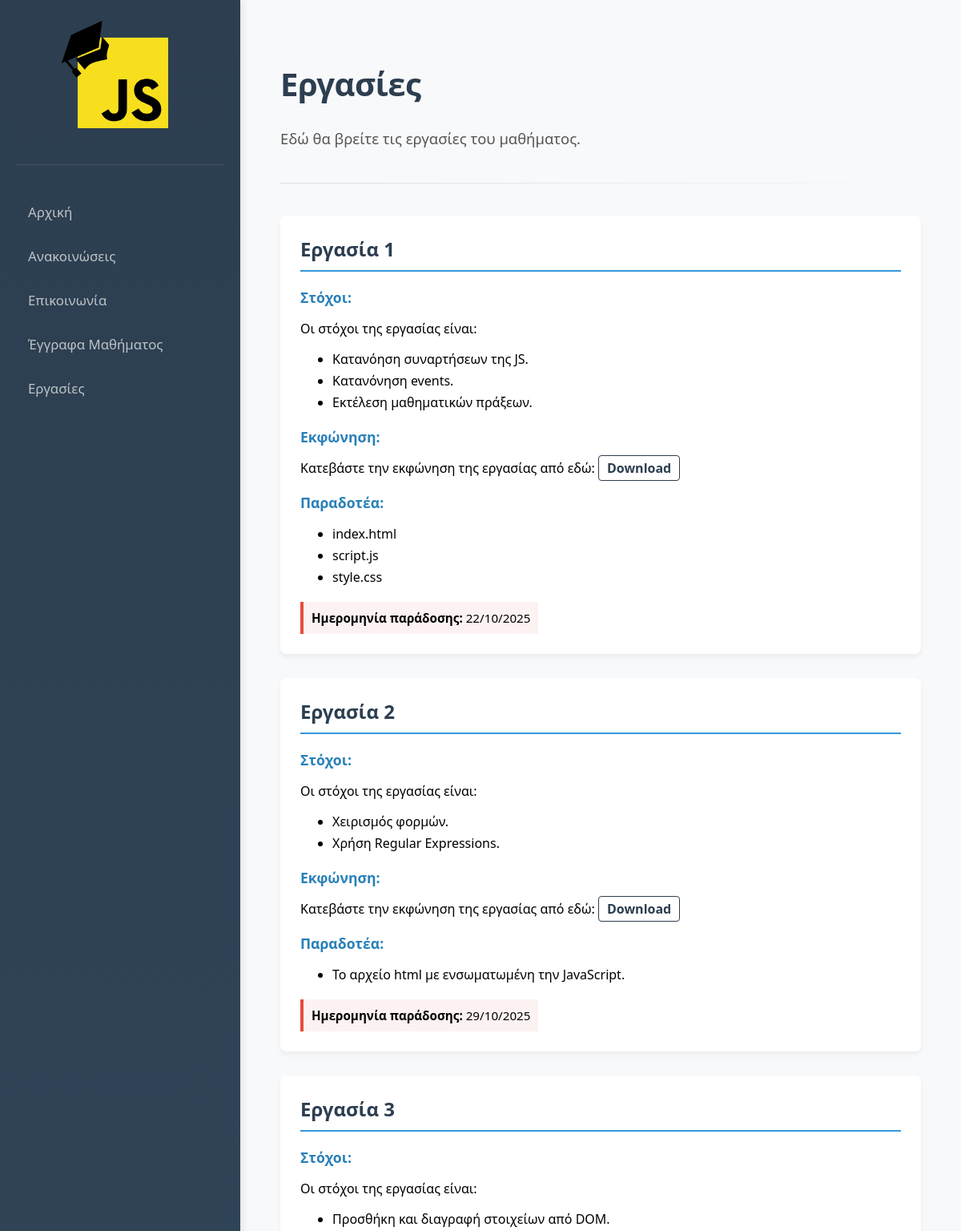
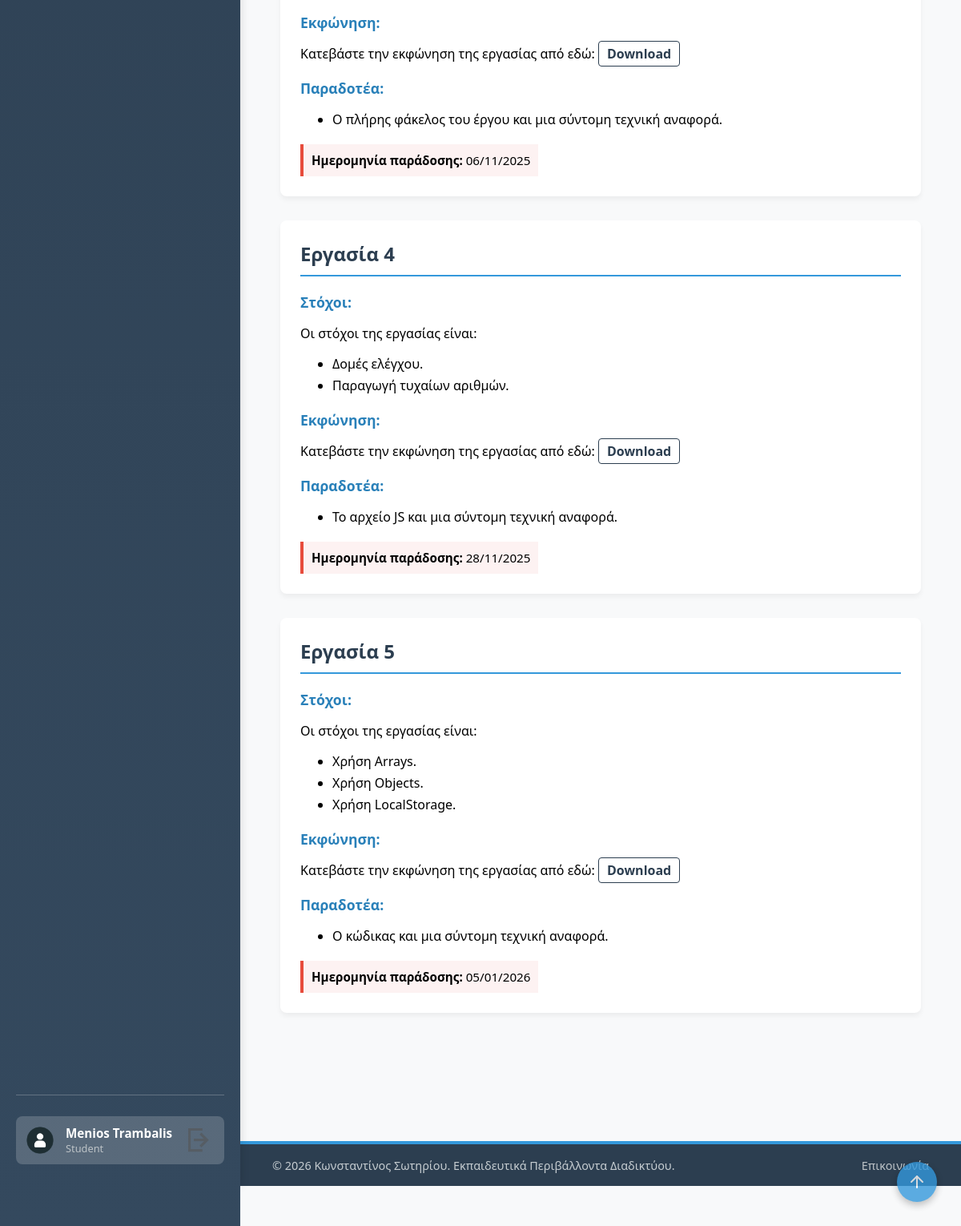
/frontend/src/pages/homework.php (signed in), run on the app's committed database (2 pictures, top to bottom).
### tables this page shows
CREATE TABLE `homework` (
  `id` int(11) NOT NULL,
  `goals` text NOT NULL,
  `filename` varchar(255) NOT NULL,
  `deliverables` text NOT NULL,
  `due_date` date NOT NULL,
  `posted_at` datetime DEFAULT current_timestamp()
);

### backend/services/homeworkService.php (called while the page is built, shortened)
<?php
function getHomework($conn) {
    $homeworks = [];
    $sql = "SELECT * FROM homework ORDER BY due_date ASC";
    $result = $conn->query($sql);
    if ($result && $result->num_rows > 0) {
        while ($row = $result->fetch_assoc()) {
            $homeworks[] = $row;
        }
    }
    return $homeworks;
}

### frontend/src/pages/homework.php (the view, shortened to what this page needs)
<?php
require_once '../../../backend/services/homeworkService.php';
$homeworkList = getHomework($conn);
?>
<!DOCTYPE html>
<html lang="el">
<head>
    <link rel="stylesheet" href="../../style/homework.css?v=3">
    <link rel="stylesheet" href="../../style/index.css">
    <link rel="stylesheet" href="../../style/sidebar.css">
    <link rel="stylesheet" href="../../style/footer.css">
</head>
<body>
<div id="sidebar-container">
</div>
<div class="homework_main-layout">
    <main class="homework_content">
        <h1 id="top">Εργασίες</h1>
        <p class="homework_intro">
            Εδώ θα βρείτε τις εργασίες του μαθήματος.
        </p>
        <hr class="homework_divider">
        <?php if (empty($homeworkList)): ?>
            <p>Δεν υπάρχουν αναρτημένες εργασίες.</p>
        <?php else: ?>
            <?php foreach ($homeworkList as $hw): ?>
                <article class="homework-item">
                    <h2>Εργασία <?php echo $hw['id']; ?></h2>
                    <section class="hw-section">
                        <h3>Στόχοι:</h3>
                        <p>Οι στόχοι της εργασίας είναι:</p>
                        <div style="padding-left: 20px;">
                            <ul>
                                <?php foreach (explode("\n", $hw['goals']) as $goal): ?>
                                    <li><?php echo htmlspecialchars($goal); ?></li>
                                <?php endforeach; ?>
                            </ul>
                        </div>
                    </section>
                    <section class="hw-section">
                        <h3>Εκφώνηση:</h3>
                        <p>Κατεβάστε την εκφώνηση της εργασίας από εδώ:
                            <a href="../../assets/homework/<?php echo htmlspecialchars($hw['filename']); ?>" class="hw-download" download>
                                Download
                            </a>
                        </p>
                    </section>
                    <section class="hw-section">
                        <h3>Παραδοτέα:</h3>
                        <div style="padding-left: 20px;">
                            <ul>
                                <?php foreach (explode("\n", $hw['deliverables']) as $deliverable): ?>
                                    <li><?php echo htmlspecialchars($deliverable); ?></li>
                                <?php endforeach; ?>
                            </ul>
                        </div>
                    </section>
                    <div class="hw-deadline">
                        <strong>Ημερομηνία παράδοσης:</strong> <?php echo date("d/m/Y", strtotime($hw['due_date'])); ?>
                    </div>
                </article>
            <?php endforeach; ?>
        <?php endif; ?>
    </main>
    <div class="back-to-top-container">
        <a href="javascript:void(0)" onclick="scrollToTop()" class="floating-top-btn" title="Επιστροφή στην κορυφή">            <svg width="24" height="24" viewBox="0 0 24 24" fill="none" stroke="currentColor" stroke-width="2" stroke-linecap="round" stroke-linejoin="round">
                <line x1="12" y1="19" x2="12" y2="5"></line>
                <polyline points="5 12 12 5 19 12"></polyline>
            </svg>
        </a>
    </div>
</div>
</body>
</html>

### frontend/style/homework.css (style rules this page uses)
body { margin: 0; padding: 0; display: flex; height: 100vh; overflow: hidden; font-family: 'Segoe UI', sans-serif; background-color: #f8f9fa; }
.homework_main-layout { display: flex; flex-direction: column; flex-grow: 1; height: 100%; overflow-y: auto; scroll-behavior: smooth; }
.homework_content { padding: 50px; flex-grow: 1; }
.homework_content h1 { color: #2c3e50; font-size: 2.5rem; margin-bottom: 25px; font-weight: 700; letter-spacing: -0.5px; }
.homework_intro { font-size: 1.15rem; line-height: 1.7; color: #555; max-width: 850px; }
.homework_divider { border: 0; height: 1px; background: linear-gradient(to right, #ddd, rgba(255,255,255,0)); margin: 40px 0; }
.homework-item { background-color: #fff; padding: 25px; margin-bottom: 30px; margin-top: 20px; border-radius: 8px; box-shadow: 0 4px 6px rgba(0,0,0,0.05); }
.homework-item h2 { color: #2c3e50; border-bottom: 2px solid #3498db; padding-bottom: 10px; margin-top: 0; }
.hw-section { margin-bottom: 20px; }
.hw-section h3 { font-size: 1.1rem; color: #2980b9; margin-bottom: 8px; }
.hw-section ul { padding-left: 20px; }
.hw-section ul li { margin-bottom: 5px; }
.hw-download { color: #2c3e50; text-decoration: none; font-weight: bold; border: 1px solid #2c3e50; padding: 4px 10px; border-radius: 4px; transition: all 0.3s; }
.hw-deadline { background-color: #fdf2f2; padding: 10px; border-left: 4px solid #e74c3c; display: inline-block; font-size: 0.95rem; }

### frontend/style/index.css (style rules this page uses)
body { margin: 0; padding: 0; display: flex; height: 100vh; overflow: hidden; font-family: 'Segoe UI', sans-serif; background-color: #f8f9fa; }
.back-to-top-container { margin-top: 30px; text-align: right; }
.floating-top-btn { position: fixed; bottom: 30px; right: 30px; z-index: 1000; width: 50px; height: 50px; border-radius: 50%; background-color: #3498db; color: white !important; display: flex; justify-content: center; align-items: center; box-shadow: 0 4px 10px rgba(0,0,0,0.3); transition: all 0.3s ease; opacity: 0.8; }

### frontend/style/sidebar.css (style rules this page uses)
#sidebar-container { display: flex; align-items: stretch; box-shadow: 2px 0 10px rgba(0,0,0,0.1); z-index: 10; }
.sidebar { display: flex; width: 260px; background-color: #2c3e50; background: linear-gradient(180deg, #2c3e50 0%, #34495e 100%); color: white; padding: 25px 20px; min-height: 100vh; flex-shrink: 0; flex-direction: column; justify-content: space-between; }
.logo { display: block; text-align: center; margin-bottom: 35px; padding-bottom: 25px; border-bottom: 1px solid rgba(255, 255, 255, 0.1); }
.logo img { max-width: 160px; width: 85%; height: auto; object-fit: contain; transition: transform 0.3s ease; }
.sidebar ul { list-style: none; padding: 0; margin: 0; }
.sidebar ul li { margin-bottom: 8px; }
.sidebar ul li a { color: #bdc3c7; text-decoration: none; font-size: 1.05rem; display: block; padding: 12px 15px; border-radius: 6px; transition: all 0.3s ease; font-weight: 500; }
.logo img { max-width: 150px; width: 80%; height: auto; object-fit: contain; }
.sidebar-content { flex-grow: 1; }
.sidebar-footer { padding-top: 10%; padding-bottom: 20%; border-top: 1px solid rgba(255, 255, 255, 0.23); margin-top: 20px; }
.user-details { display: flex; align-items: center; gap: 12px; padding: 10px; background-color: rgba(255, 255, 255, 0.18); border-radius: 8px; }
.nav-avatar { width: 40px !important; height: 40px !important; border-radius: 50%; object-fit: cover; display: block; }
.user-text { display: flex; flex-direction: column; }
.user-name { font-size: 0.95rem; font-weight: 600; color: #fff; }
.user-role { font-size: 0.8rem; color: #bdc3c7; text-transform: capitalize; }
.nav-logout { width: 40px !important; height: 40px !important; border-radius: 50%; object-fit: cover; display: block; }

### frontend/style/footer.css (style rules this page uses)
.main-footer { display: flex; justify-content: space-between; align-items: center; width: 100%; flex-shrink: 0; background-color: #2c3e50; color: #ecf0f1; padding: 15px 40px; border-top: 4px solid #3498db; box-sizing: border-box; }
.footer-left p { margin: 0; opacity: 0.8; font-size: 0.9rem; }
.footer-right a { color: #bdc3c7; text-decoration: none; font-size: 0.9rem; transition: color 0.3s ease; }

### data on the page
homework: id "1", goals "Κατανόηση συναρτήσεων της JS.", goals "Κατανόνηση events.", goals "Εκτέλεση μαθηματικών πράξεων.", deliverables "index.html", deliverables "script.js", deliverables "style.css", due_date "22/10/2025"
homework: id "2", goals "Χειρισμός φορμών.", goals "Χρήση Regular Expressions.", deliverables "Το αρχείο html με ενσωματωμένη την JavaScript.", due_date "29/10/2025"
homework: id "3", goals "Προσθήκη και διαγραφή στοιχείων από DOM.", deliverables "Ο πλήρης φάκελος του έργου και μια σύντομη τεχνική αναφορά.", due_date "06/11/2025"
homework: id "4", goals "Δομές ελέγχου.", goals "Παραγωγή τυχαίων αριθμών.", deliverables "Το αρχείο JS και μια σύντομη τεχνική αναφορά.", due_date "28/11/2025"
homework: id "5", goals "Χρήση Arrays.", goals "Χρήση Objects.", goals "Χρήση LocalStorage.", deliverables "Ο κώδικας και μια σύντομη τεχνική αναφορά.", due_date "05/01/2026"
